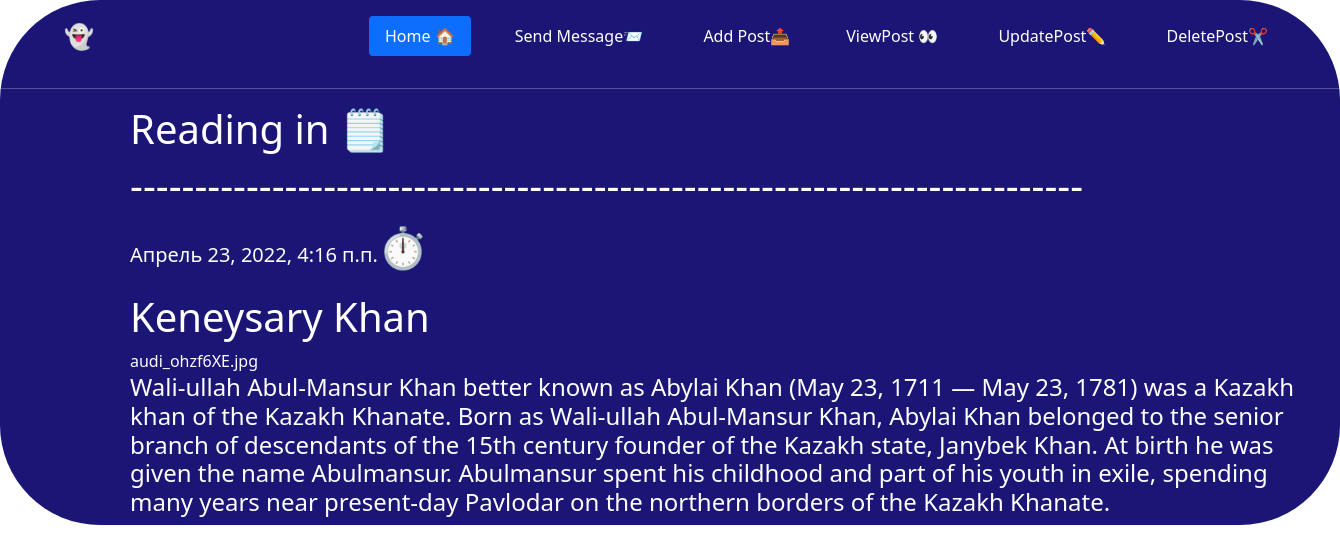
The page //3/ on the database its author committed.
### women/models.py (models this page shows, shortened)
class Women(models.Model):
    title = models.CharField(max_length=255)
    content = models.TextField(blank=True,default='')
    slug = models.SlugField(max_length=255, unique=True, db_index=True, verbose_name="URL")
    time_create = models.DateTimeField(auto_now_add=True)
    time_update = models.DateTimeField(auto_now=True)
    is_published = models.BooleanField(default=True)
    cat = models.ForeignKey('Category', on_delete=models.PROTECT, null=True)
    user = models.ForeignKey(User, verbose_name='Пользователь', on_delete=models.CASCADE)
    media = models.ImageField(null=True, blank=True,default='')
    class Meta:
        verbose_name = 'Post'
        verbose_name_plural = 'Posts'
        ordering = ['-time_create', 'title']

### women/views.py (the view)
# urls.py: path('/<slug:post_slug>/', show_post, name='post'),
def show_post(request, post_slug):
    post = get_object_or_404(Women, slug=post_slug)
    context = {
        'post': post,
        'title': post.title,
    }
    return render(request, 'BonusTask_app/post.html', context=context)

### women/templates/BonusTask_app/post.html (shortened to what this page needs)
{% extends 'BonusTask_app/base.html' %}
{% block content %}
<h1>Reading in 🗒</h1>
<h1>--------------------------------------------------------------------------</h1>
<p style="font-size:20px">{{post.time_create}}<span style="font-size:40px">⏱</span></p>
<h1 >{{post.title}}</h1>
{{post.media}}
<h4>{{post.content}}</h4>
{% endblock %}

### rows shown on the page
Women: time_create "Апрель 23, 2022, 4:16 п.п.", title "Keneysary Khan", media "audi_ohzf6XE.jpg", content "Wali-ullah Abul-Mansur Khan better known as Abylai Khan (May 23, 1711 — May 23, 1781) was a Kazakh khan of the Kazakh Khanate. Born as Wali-ullah Abul-Mansur Khan, Abylai Khan belonged to the senior branch of descendants of the 15th century founder of the Kazakh state, Janybek Khan. At birth he was given the name Abulmansur. Abulmansur spent his childhood and part of his youth in exile, spending many years near present-day Pavlodar on the northern borders of the Kazakh Khanate."
